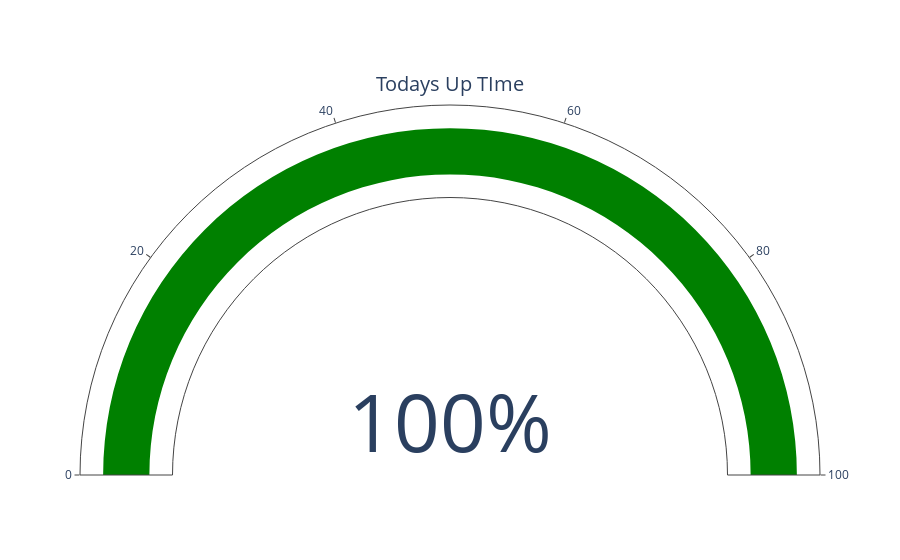

The code cell stored with this chart in its notebook:
### Code cell
import plotly.graph_objects as go

fig = go.Figure(go.Indicator(
    mode = "gauge+number",
    value = 100, 
    number = {'suffix': "%"},  # Add percentage symbol to the displayed value
    title = {'text': "Todays Up TIme"},
    gauge = {
        'axis': {'range': [0, 100]}  # Set the range for the gauge
    },
    domain = {'x': [0, 1], 'y': [0, 1]}
))

fig.show()

### Figure 1 — Plotly figure (JSON) as saved in the notebook; plotly's stock layout.template omitted (floating-point values rounded to 4 significant figures)
{"data": [{"domain": {"x": [0, 1], "y": [0, 1]}, "gauge": {"axis": {"range": [0, 100]}}, "mode": "gauge+number", "number": {"suffix": "%"}, "title": {"text": "Todays Up TIme"}, "type": "indicator", "value": 100}], "layout": {}}
